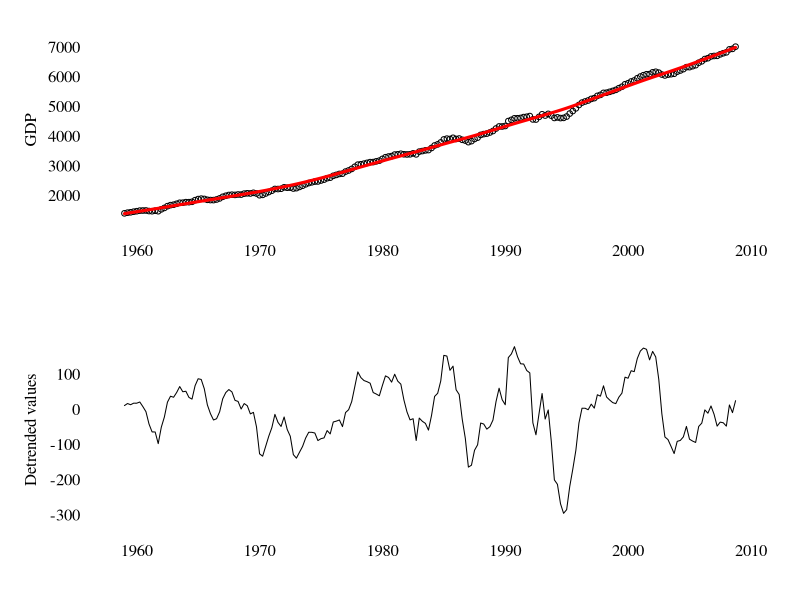
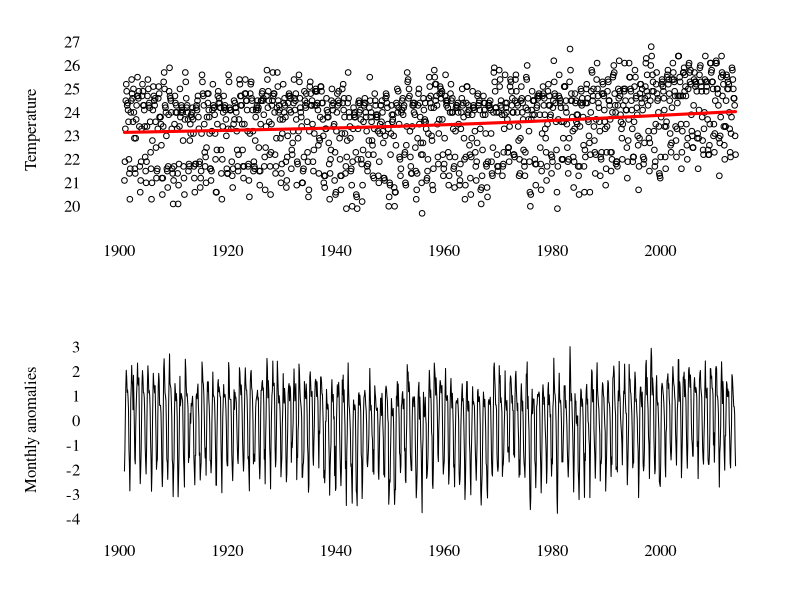

The R source for these figures, in order:
#==============================================================================
# Detrending time-series data using penalised splines
#==============================================================================

## Libraries
library(mgcv)
library(reshape)

#======================================
#### Trending data #### 
# Quarterly GDP data 1959-2009 
# (Stock & Watson, 2010) 
#======================================

## Load data and set parameters
data<-scan("GDP.txt")

n=length(data)
t=1:n
k=floor(n/3) # Number of knots

## Fit data using AR1 structure
data.gamm=gamm(data~s(t,k=k,bs="cs"),correlation=corAR1())

# Create time series
gdp<-ts(data,frequency=4,start=c(1959,1))
gdp.trend<-ts(fitted(data.gamm$lme),frequency=4,start=c(1959,1))
gdp.dt<-ts(gdp-gdp.trend,frequency=4,start=c(1959,1)) # Detrended data

# Plot results
par(mfrow=c(2,1),mar=c(4,5,2,2),las=1,tck=.02,bty="n",family="serif")

# Upper panel: original data
plot(gdp,xlab="",ylab="GDP",type="p",pch=1,cex=.75,axes=FALSE)
lines(gdp.trend,col="red",lwd=3)
axis(1,tick=F)
axis(2,tick=F, las=2)

# Lower panel: detrended data
plot(gdp.dt,type="l",xlab="",ylab="Detrended values",axes=FALSE)
axis(1,tick=F)
axis(2,tick=F, las=2)

#======================================
#### Seasonal data #### 
# Monthly temperature  data 
# Guatemala 1901-2013 (CRU) 
#======================================

## Load data
gtm<-read.csv("TemperatureGuatemala_1901-2013.csv",header=TRUE,sep=",")

## Reshape data to long
d<-melt(gtm,id="YEAR")
colnames(d)<-c("year","month","temperature")
d<-d[order(d$year,d$month),]

data<-d$temperature

## Set parameters
n=length(data)
t=1:n
k=floor(n/3) # Number of knots

## Fit data using AR1 structure (Can take a while)
data.gamm=gamm(data~s(t,k=k,bs="cs"),correlation=corAR1())

## Create time series
temp<-ts(data,freq=12,start=c(1901,1))
temp.trend<-ts(fitted(data.gamm$lme),frequency=12,start=c(1901,1))
temp.dt<-ts(temp-temp.trend,frequency=12,start=c(1901,1)) # Detrended data

## Plot results
par(mfrow=c(2,1),mar=c(4,5,2,2),las=1,tck=.02,bty="n",family="serif")

# Upper panel: original data
plot(temp,xlab="",ylab="Temperature",type="p",pch=1,cex=.75,axes=FALSE)
lines(temp.trend,col="red",lwd=3)
axis(1,tick=F)
axis(2,tick=F, las=2)

# Lower pannel: detrended data
plot(temp.dt,type="l",xlab="",ylab="Monthly anomalies",axes=FALSE)
axis(1,tick=F)
axis(2,tick=F, las=2)
